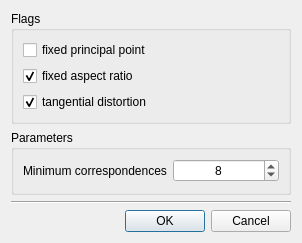
<?xml version="1.0" encoding="UTF-8"?>
<ui version="4.0">
 <class>OpenCVSingleCalibration</class>
 <widget class="QDialog" name="OpenCVSingleCalibration">
  <property name="geometry">
   <rect>
    <x>0</x>
    <y>0</y>
    <width>302</width>
    <height>243</height>
   </rect>
  </property>
  <property name="sizePolicy">
   <sizepolicy hsizetype="Minimum" vsizetype="Minimum">
    <horstretch>0</horstretch>
    <verstretch>0</verstretch>
   </sizepolicy>
  </property>
  <property name="windowTitle">
   <string>OpenCV Single Camera Calibration Settings</string>
  </property>
  <layout class="QVBoxLayout" name="verticalLayout">
   <item>
    <widget class="QGroupBox" name="groupBox">
     <property name="title">
      <string>Flags</string>
     </property>
     <layout class="QVBoxLayout" name="verticalLayout_2">
      <item>
       <widget class="QCheckBox" name="fixed_principal_point">
        <property name="toolTip">
         <string>The principal point is not changed during the global optimization, it stays at the center</string>
        </property>
        <property name="text">
         <string>fixed principal point</string>
        </property>
        <property name="checkable">
         <bool>true</bool>
        </property>
        <property name="checked">
         <bool>false</bool>
        </property>
       </widget>
      </item>
      <item>
       <widget class="QCheckBox" name="fixed_aspect_ratio">
        <property name="toolTip">
         <string>The function considers only fy as a free parameter, the ratio fx/fy is computed and used further</string>
        </property>
        <property name="text">
         <string>fixed aspect ratio</string>
        </property>
        <property name="checked">
         <bool>true</bool>
        </property>
       </widget>
      </item>
      <item>
       <widget class="QCheckBox" name="tangential_distortion">
        <property name="toolTip">
         <string>Set and keep tangential distortion coefficients (p1, p2) to zero?</string>
        </property>
        <property name="text">
         <string>tangential distortion</string>
        </property>
        <property name="checked">
         <bool>true</bool>
        </property>
       </widget>
      </item>
     </layout>
    </widget>
   </item>
   <item>
    <widget class="QGroupBox" name="groupBox_3">
     <property name="title">
      <string>Parameters</string>
     </property>
     <layout class="QFormLayout" name="formLayout">
      <item row="0" column="0">
       <widget class="QLabel" name="label">
        <property name="text">
         <string>Minimum correspondences</string>
        </property>
       </widget>
      </item>
      <item row="0" column="1">
       <widget class="QSpinBox" name="minCorrespondences">
        <property name="alignment">
         <set>Qt::AlignCenter</set>
        </property>
        <property name="minimum">
         <number>4</number>
        </property>
        <property name="maximum">
         <number>99999</number>
        </property>
        <property name="value">
         <number>8</number>
        </property>
       </widget>
      </item>
     </layout>
    </widget>
   </item>
   <item>
    <widget class="Line" name="line">
     <property name="orientation">
      <enum>Qt::Horizontal</enum>
     </property>
    </widget>
   </item>
   <item>
    <widget class="QDialogButtonBox" name="buttonBox">
     <property name="orientation">
      <enum>Qt::Horizontal</enum>
     </property>
     <property name="standardButtons">
      <set>QDialogButtonBox::Cancel|QDialogButtonBox::Ok</set>
     </property>
    </widget>
   </item>
  </layout>
 </widget>
 <resources/>
 <connections>
  <connection>
   <sender>buttonBox</sender>
   <signal>accepted()</signal>
   <receiver>OpenCVSingleCalibration</receiver>
   <slot>accept()</slot>
   <hints>
    <hint type="sourcelabel">
     <x>248</x>
     <y>254</y>
    </hint>
    <hint type="destinationlabel">
     <x>157</x>
     <y>274</y>
    </hint>
   </hints>
  </connection>
  <connection>
   <sender>buttonBox</sender>
   <signal>rejected()</signal>
   <receiver>OpenCVSingleCalibration</receiver>
   <slot>reject()</slot>
   <hints>
    <hint type="sourcelabel">
     <x>316</x>
     <y>260</y>
    </hint>
    <hint type="destinationlabel">
     <x>286</x>
     <y>274</y>
    </hint>
   </hints>
  </connection>
 </connections>
</ui>
